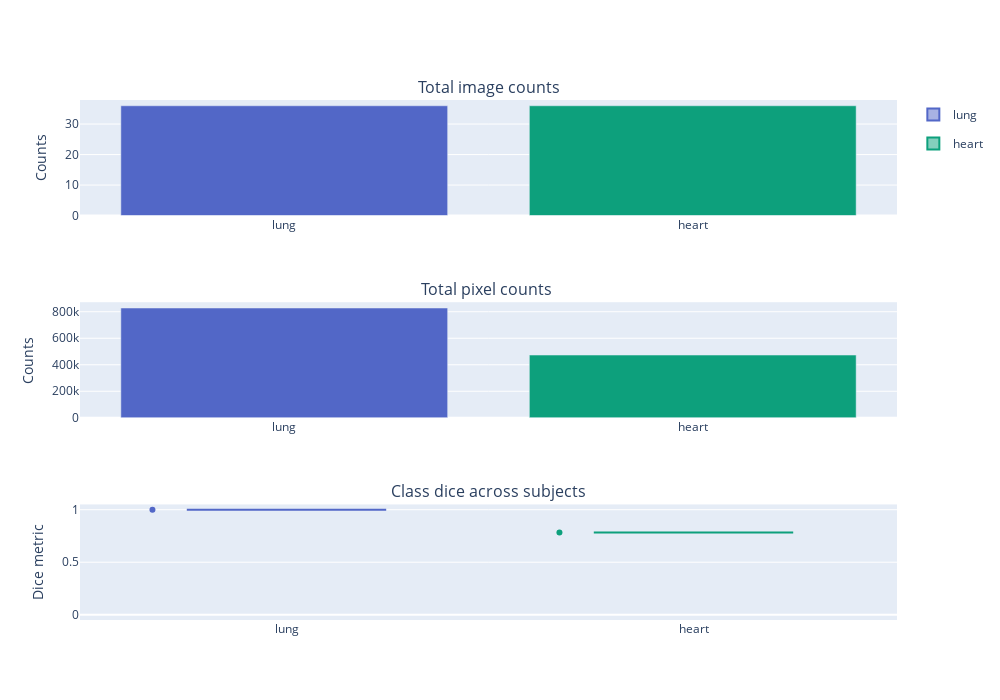

The code cell stored with this chart in its notebook:
### Markdown cell above
We could now show similar visualizations as before but to keep it simple, we only look at the class scores.

### Code cell
create_class_scores_figure(agg_test)

### Figure 1 — Plotly figure (JSON) as saved in the notebook; plotly's stock layout.template omitted (floating-point values rounded to 4 significant figures)
{"data": [{"marker": {"color": ["#5267C7", "#0DA07C"]}, "name": "counts", "showlegend": false, "type": "bar", "x": ["lung", "heart"], "xaxis": "x", "y": [36, 36], "yaxis": "y"}, {"marker": {"color": ["#5267C7", "#0DA07C"]}, "name": "counts", "showlegend": false, "type": "bar", "x": ["lung", "heart"], "xaxis": "x2", "y": [828261, 473202], "yaxis": "y2"}, {"alignmentgroup": "True", "boxpoints": "all", "customdata": [["P095"]], "hovertemplate": "label_name=%{x}<br>dice_metric=%{y}<br>subject_name=%{customdata[0]}<extra></extra>", "legendgroup": "lung", "marker": {"color": "#5267C7"}, "name": "lung", "notched": false, "offsetgroup": "lung", "orientation": "v", "showlegend": true, "type": "box", "x": ["lung"], "x0": " ", "xaxis": "x3", "y": [1.0], "y0": " ", "yaxis": "y3"}, {"alignmentgroup": "True", "boxpoints": "all", "customdata": [["P095"]], "hovertemplate": "label_name=%{x}<br>dice_metric=%{y}<br>subject_name=%{customdata[0]}<extra></extra>", "legendgroup": "heart", "marker": {"color": "#0DA07C"}, "name": "heart", "notched": false, "offsetgroup": "heart", "orientation": "v", "showlegend": true, "type": "box", "x": ["heart"], "x0": " ", "xaxis": "x3", "y": [0.7841], "y0": " ", "yaxis": "y3"}], "layout": {"annotations": [{"font": {"size": 16}, "showarrow": false, "text": "Total image counts", "x": 0.5, "xanchor": "center", "xref": "paper", "y": 1, "yanchor": "bottom", "yref": "paper"}, {"font": {"size": 16}, "showarrow": false, "text": "Total pixel counts ", "x": 0.5, "xanchor": "center", "xref": "paper", "y": 0.6111, "yanchor": "bottom", "yref": "paper"}, {"font": {"size": 16}, "showarrow": false, "text": "Class dice across subjects", "x": 0.5, "xanchor": "center", "xref": "paper", "y": 0.2222, "yanchor": "bottom", "yref": "paper"}], "height": 700, "width": 1000, "xaxis": {"anchor": "y", "domain": [0, 1]}, "xaxis2": {"anchor": "y2", "domain": [0, 1]}, "xaxis3": {"anchor": "y3", "domain": [0, 1]}, "yaxis": {"anchor": "x", "domain": [0.7778, 1], "title": {"text": "Counts"}}, "yaxis2": {"anchor": "x2", "domain": [0.3889, 0.6111], "title": {"text": "Counts"}}, "yaxis3": {"anchor": "x3", "domain": [0, 0.2222], "range": [-0.05, 1.05], "title": {"text": "Dice metric"}}}}
